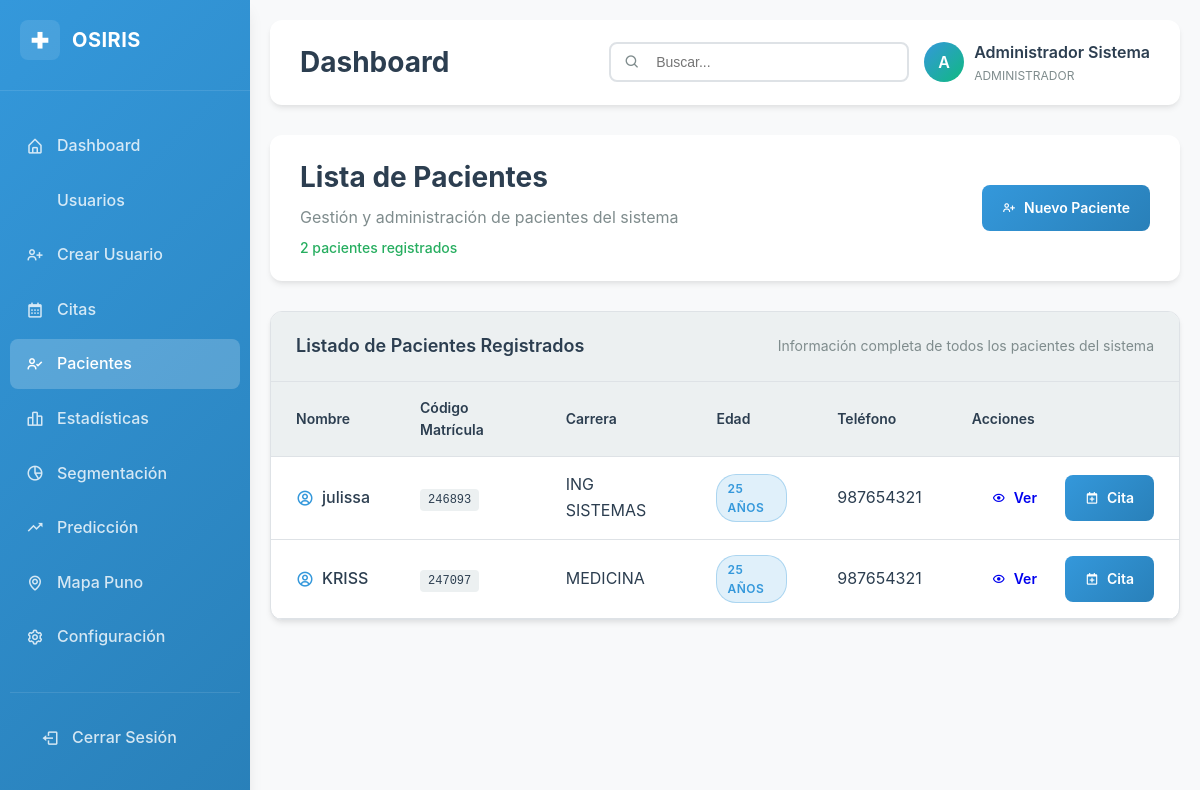
/pacientes/ (signed in), run on the app's committed database.
### modelos.py (models this page shows, shortened)
class Usuario(UserMixin, db.Model):
    __tablename__ = 'usuarios'
    id = Column(Integer, primary_key=True)
    nombre = Column(String(100), nullable=False)
    dni = Column(String(20), unique=True, nullable=True)
    codigo_matricula = Column(String(6), unique=True, nullable=True)
    rol = Column(SQLEnum(RolUsuario), nullable=False)
    password_hash = Column(String(256), nullable=False)
    fecha_creacion = Column(DateTime, default=datetime.utcnow)
    activo = Column(db.Boolean, default=True)
    paciente = relationship("Paciente", back_populates="usuario", uselist=False)
    citas_profesional = relationship("Cita", foreign_keys="Cita.profesional_id", back_populates="profesional")
    def es_profesional(self):
        return self.rol == RolUsuario.PROFESIONAL
    def es_paciente(self):
        return self.rol == RolUsuario.PACIENTE

class Paciente(db.Model):
    __tablename__ = 'pacientes'
    id = Column(Integer, primary_key=True)
    usuario_id = Column(Integer, ForeignKey('usuarios.id'), nullable=False)
    carrera = Column(String(100), nullable=False)
    fecha_nacimiento = Column(Date, nullable=False)
    telefono = Column(String(20))
    direccion = Column(String(200))
    contacto_emergencia = Column(String(100))
    telefono_emergencia = Column(String(20))
    procedencia = Column(String(100), nullable=True)
    usuario = relationship("Usuario", back_populates="paciente")
    citas = relationship("Cita", back_populates="paciente")
    def edad(self):
        hoy = date.today()  # Obtener la fecha actual
        edad_calculada = hoy.year - self.fecha_nacimiento.year
        if (hoy.month, hoy.day) < (self.fecha_nacimiento.month, self.fecha_nacimiento.day):
            edad_calculada -= 1
        return edad_calculada

### rutas.py (the view)
    @pacientes_bp.route('/')
    @requiere_login
    def lista():
        if current_user.es_paciente():
            return redirect(url_for('pacientes.perfil'))
        elif current_user.es_profesional():
            return redirect(url_for('pacientes.lista_profesional'))
        pacientes = ServicioPaciente.obtener_pacientes()
        return render_template('pacientes/lista.html', pacientes=pacientes)

### decoradores.py (called while the page is built)
def requiere_login(f):
    @wraps(f)  # Preservar metadatos de la función original
    def decorated_function(*args, **kwargs):
        if not current_user.is_authenticated:
            flash('Debe iniciar sesión para acceder a esta página.', 'warning')
            return redirect(url_for('auth.login'))
        return f(*args, **kwargs)
    return decorated_function  # Retornar la función decorada

### servicios.py (called while the page is built)
    @staticmethod
    def obtener_pacientes():
        return Paciente.query.join(Usuario).filter(Usuario.activo == True).all()

### templates/pacientes/lista.html (shortened to what this page needs)
{% extends "admin_base.html" %}
{% block content %}
<div class="admin-header">
    <div>
        <h1 class="admin-header-title">Lista de Pacientes</h1>
        <p class="admin-header-subtitle">Gestión y administración de pacientes del sistema</p>
        <small class="admin-status">{{ pacientes|length if pacientes else 0 }} pacientes registrados</small>
    </div>
    <div class="admin-header-actions">
        <a href="{{ url_for('auth.registro') }}" class="admin-btn admin-btn-primary">
            <i class='bx bx-user-plus'></i>
            Nuevo Paciente
        </a>
    </div>
</div>
{% if pacientes %}
<div class="admin-table-container">
    <div class="admin-table-header">
        <div class="admin-table-title">Listado de Pacientes Registrados</div>
        <div style="color: var(--admin-text-secondary); font-size: 14px;">
            Información completa de todos los pacientes del sistema
        </div>
    </div>
    <div class="admin-table-content">
        <table class="admin-table">
            <thead>
                <tr>
                    <th>Nombre</th>
                    <th>Código Matrícula</th>
                    <th>Carrera</th>
                    <th>Edad</th>
                    <th>Teléfono</th>
                    <th>Acciones</th>
                </tr>
            </thead>
            <tbody>
                {% for paciente in pacientes %}
                <tr>
                    <td>
                        <div style="display: flex; align-items: center; gap: 8px;">
                            <i class='bx bx-user-circle' style="color: var(--admin-primary); font-size: 18px;"></i>
                            <span style="font-weight: 500;">{{ paciente.usuario.nombre }}</span>
                        </div>
                    </td>
                    <td>
                        <code style="background: var(--admin-secondary); padding: 4px 8px; border-radius: 4px; font-size: 12px;">
                            {{ paciente.usuario.codigo_matricula }}
                        </code>
                    </td>
                    <td>{{ paciente.carrera }}</td>
                    <td>
                        <span class="admin-badge admin-badge-info">{{ paciente.edad() }} años</span>
                    </td>
                    <td>{{ paciente.telefono or 'No registrado' }}</td>
                    <td>
                        <div style="display: flex; gap: 8px;">
                            <a href="{{ url_for('pacientes.perfil', paciente_id=paciente.id) }}"
                               class="admin-btn admin-btn-sm admin-btn-info">
                                <i class='bx bx-show'></i> Ver
                            </a>
                            <a href="{{ url_for('citas.crear', paciente_id=paciente.id) }}"
                               class="admin-btn admin-btn-sm admin-btn-primary">
                                <i class='bx bx-calendar-plus'></i> Cita
                            </a>
                        </div>
                    </td>
                </tr>
                {% endfor %}
            </tbody>
        </table>
    </div>
</div>
{% endif %}
{% endblock %}

### templates/admin_base.html (shortened to what this page needs)
<!DOCTYPE html>
<html lang="es">
<head>
    <link href='https://unpkg.com/boxicons@2.1.4/css/boxicons.min.css' rel='stylesheet'>
    <link rel="stylesheet" href="{{ url_for('static', filename='css/admin-dashboard.css') }}">
</head>
<body>
    <div class="admin-container">
        <aside class="admin-sidebar" id="adminSidebar">
            <div class="admin-logo">
                <div class="admin-logo-icon">
                    <i class='bx bx-plus-medical'></i>
                </div>
                <div class="admin-logo-text">OSIRIS</div>
            </div>
            <nav class="admin-nav">
                <ul>
                    <li class="admin-nav-item">
                        <a href="{{ url_for('reportes.dashboard_admin') }}" class="admin-nav-link {% if request.endpoint == 'reportes.dashboard_admin' %}active{% endif %}">
                            <i class='bx bx-home-alt admin-nav-icon'></i>
                            Dashboard
                        </a>
                    </li>
                    <li class="admin-nav-item">
                        <a href="{{ url_for('reportes.gestion_usuarios') }}" class="admin-nav-link {% if request.endpoint == 'reportes.gestion_usuarios' %}active{% endif %}">
                            Usuarios
                        </a>
                    </li>
                    <li class="admin-nav-item">
                        <a href="{{ url_for('reportes.crear_usuario_directo') }}" class="admin-nav-link {% if request.endpoint == 'reportes.crear_usuario_directo' %}active{% endif %}">
                            <i class='bx bx-user-plus admin-nav-icon'></i>
                            Crear Usuario
                        </a>
                    </li>
                    <li class="admin-nav-item">
                        <a href="{{ url_for('citas.lista') }}" class="admin-nav-link {% if request.endpoint == 'citas.lista' %}active{% endif %}">
                            <i class='bx bx-calendar admin-nav-icon'></i>
                            Citas
                        </a>
                    </li>
                    <li class="admin-nav-item">
                        <a href="{{ url_for('pacientes.lista') }}" class="admin-nav-link {% if request.endpoint == 'pacientes.lista' %}active{% endif %}">
                            <i class='bx bx-user-check admin-nav-icon'></i>
                            Pacientes
                        </a>
                    </li>
                    <li class="admin-nav-item">
                        <a href="{{ url_for('reportes.estadisticas_detalladas') }}" class="admin-nav-link {% if request.endpoint == 'reportes.estadisticas_detalladas' %}active{% endif %}">
                            <i class='bx bx-bar-chart-alt-2 admin-nav-icon'></i>
                            Estadísticas
                        </a>
                    </li>
                    <li class="admin-nav-item">
                        <a href="{{ url_for('reportes.analisis_segmentacion') }}" class="admin-nav-link {% if request.endpoint == 'reportes.analisis_segmentacion' %}active{% endif %}">
                            <i class='bx bx-pie-chart-alt-2 admin-nav-icon'></i>
                            Segmentación
                        </a>
                    </li>
                    <li class="admin-nav-item">
                        <a href="{{ url_for('reportes.analisis_prediccion') }}" class="admin-nav-link {% if request.endpoint == 'reportes.analisis_prediccion' %}active{% endif %}">
                            <i class='bx bx-trending-up admin-nav-icon'></i>
                            Predicción
                        </a>
                    </li>
                    <li class="admin-nav-item">
                        <a href="{{ url_for('reportes.mapa_procedencia') }}" class="admin-nav-link {% if request.endpoint == 'reportes.mapa_procedencia' %}active{% endif %}">
                            <i class='bx bx-map admin-nav-icon'></i>
                            Mapa Puno
                        </a>
                    </li>
                    <li class="admin-nav-item">
                        <a href="{{ url_for('reportes.configuracion_sistema') }}" class="admin-nav-link {% if request.endpoint == 'reportes.configuracion_sistema' %}active{% endif %}">
                            <i class='bx bx-cog admin-nav-icon'></i>
                            Configuración
                        </a>
                    </li>
                </ul>
                <div style="margin-top: 30px; padding: 0 15px; border-top: 1px solid rgba(255,255,255,0.1); padding-top: 20px;">
                    <a href="{{ url_for('auth.logout') }}" class="admin-nav-link">
                        <i class='bx bx-log-out admin-nav-icon'></i>
                        Cerrar Sesión
                    </a>
                </div>
            </nav>
        </aside>
        <main class="admin-main">
            <header class="admin-header">
                <h1 class="admin-header-title">{% block page_title %}Dashboard{% endblock %}</h1>
                <div class="admin-header-actions">
                    <div class="admin-search">
                        <i class='bx bx-search admin-search-icon'></i>
                        <input type="text" class="admin-search-input" placeholder="Buscar...">
                    </div>
                    <div class="admin-user-info">
                        <div class="admin-user-avatar">
                            {{ current_user.nombre[0].upper() if current_user.nombre else 'A' }}
                        </div>
                        <div>
                            <div style="font-weight: 600; color: var(--admin-text-primary);">
                                {{ current_user.nombre or 'Administrador' }}
                            </div>
                            <div style="font-size: 12px; color: var(--admin-text-secondary);">
                                {{ current_user.rol.value if current_user.rol else 'ADMINISTRADOR' }}
                            </div>
                        </div>
                    </div>
                </div>
            </header>
            {% block content %}{% endblock %}
        </main>
    </div>
</body>
</html>

### data on the page
Usuario: nombre "A", nombre "Administrador Sistema", rol "ADMINISTRADOR"
Paciente: usuario.nombre "julissa", usuario.codigo_matricula "246893", carrera "ING SISTEMAS", edad "25", telefono "987654321"
Paciente: usuario.nombre "KRISS", usuario.codigo_matricula "247097", carrera "MEDICINA", edad "25", telefono "987654321"

### other printed values
{{ pacientes|length if pacientes else 0 }} "2"
